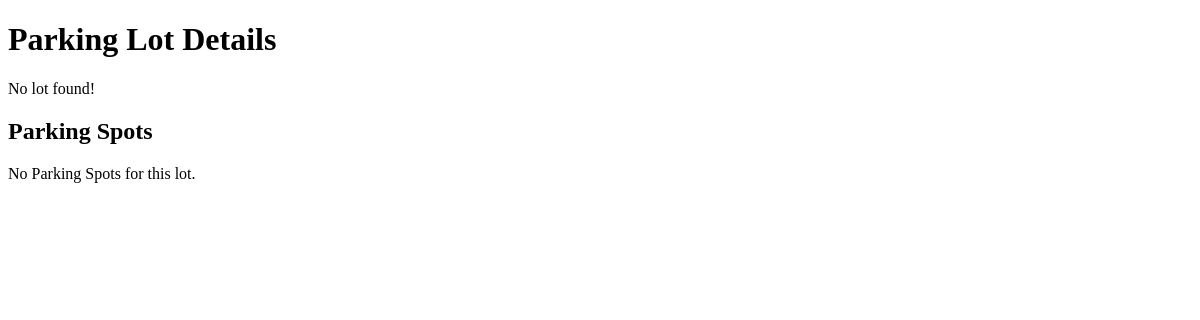
The page /View_Lot/?lot_id=2 on the database as committed earlier.
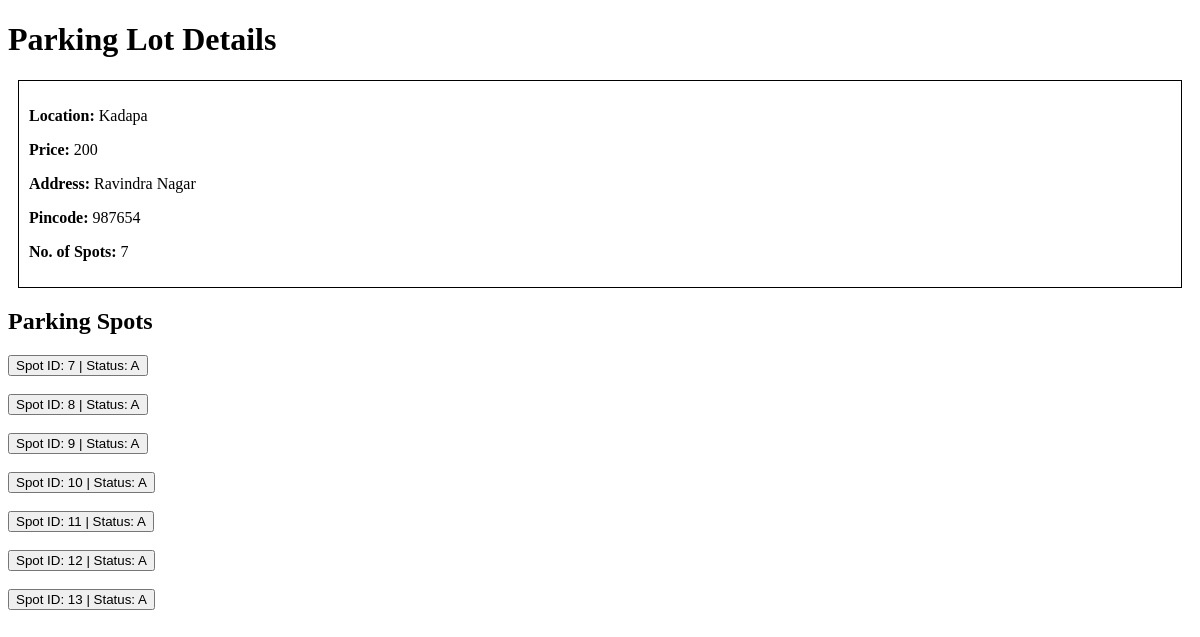
The same page on the database as committed later.
### tables this page shows
CREATE TABLE Parking_Lots(
        Lot_ID INTEGER PRIMARY KEY,
        Location_name TEXT,
        Price INTEGER,
        Address TEXT,
        Pincode INTEGER,
        no_of_spots INTEGER
    );

CREATE TABLE Parking_spots(
        Spot_ID INTEGER PRIMARY KEY,
        Lot_ID INTEGER,
        status TEXT,
        FOREIGN KEY (Lot_ID) REFERENCES Parking_Lots(Lot_ID)
    );

### app.py (the view)
@app.route("/View_Lot/", methods=["GET"])
def view_lot():
    lot_id=request.args.get("lot_id")
    if not lot_id:
        return render_template("view_lot.html",lot=None)
    connection=sqlite3.connect("database.db")
    cursor=connection.cursor()
    cursor.execute("SELECT * FROM Parking_Lots WHERE Lot_ID=?", (lot_id,))
    lot=cursor.fetchone()
    cursor.execute("SELECT * FROM Parking_spots WHERE Lot_ID=?", (lot_id,))
    spots=cursor.fetchall()
    connection.close()
    return render_template("view_lot.html", lot=lot,spots=spots)

### templates/view_lot.html (shortened to what this page needs)
<!DOCTYPE html>
<html>
  <head>
  </head>
  <body>
    <h1>Parking Lot Details</h1>
    {% if lot %}
      <div style="border: 1px solid #000000; padding: 10px; margin: 10px;">
        <p><strong>Location:</strong> {{ lot[1] }}</p>
        <p><strong>Price:</strong> {{ lot[2] }}</p>
        <p><strong>Address:</strong> {{ lot[3] }}</p>
        <p><strong>Pincode:</strong> {{ lot[4] }}</p>
        <p><strong>No. of Spots:</strong> {{ lot[5] }}</p>
      </div>
    {% else %}
      <p>No lot found!</p>
    {% endif %}
    <h2>Parking Spots</h2>
    {% if spots %}
      {% for spot in spots %}
      <form method="post" action="/View_Spot/{{ spot[0] }}">
        <button class="spot-button" type="submit">
          Spot ID: {{ spot[0] }} | Status: {{ spot[2] }}
        </button><br><br>
      </form>
      {% endfor %}
    {% else %}
    <p>No Parking Spots for this lot.</p>
    {% endif %}
  </body>
</html>

Rows that differ between the two databases and show on the page:
added Parking_Lots: Location_name "Kadapa", Price "200", Address "Ravindra Nagar", Pincode "987654", no_of_spots "7"
added Parking_spots: Spot_ID "7", status "A"
added Parking_spots: Spot_ID "8", status "A"
added Parking_spots: Spot_ID "9", status "A"
added Parking_spots: Spot_ID "10", status "A"
added Parking_spots: Spot_ID "11", status "A"
added Parking_spots: Spot_ID "12", status "A"
added Parking_spots: Spot_ID "13", status "A"
Other text that changed with them:
text no longer shown: "No lot found! No Parking Spots for this lot."
text now shown: "Location: Price: Address: Pincode: No. of Spots:"
